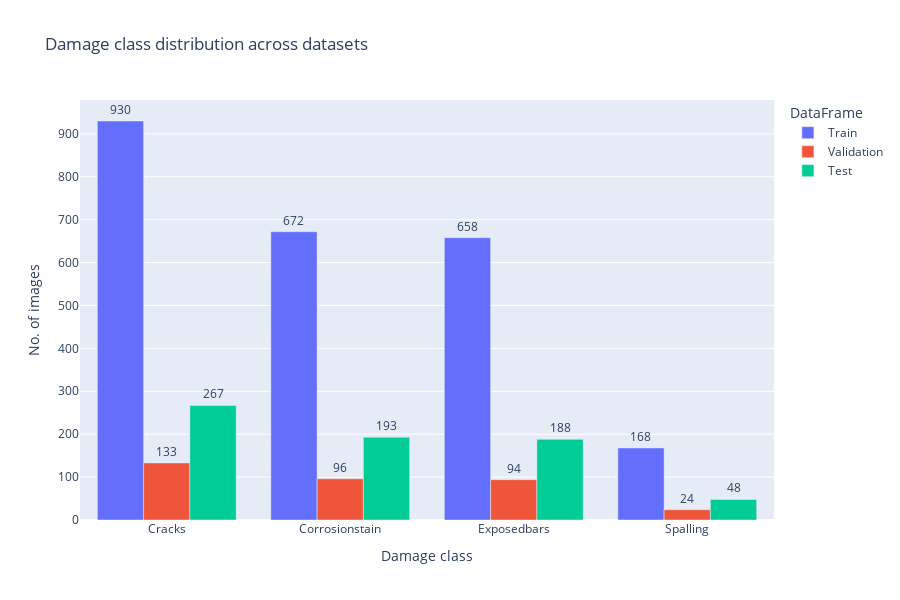

Notebook source saved alongside this figure:
### Markdown cell above
##### Check the class distribution

### Code cell
# Count the occurrences of each label in each DataFrame
train_counts = df_train['Label'].value_counts()
val_counts = df_val['Label'].value_counts()
test_counts = df_test['Label'].value_counts()

# Create a DataFrame to hold the counts
label_counts_df = pd.DataFrame({
    'Label': train_counts.index,
    'Train': train_counts.values,
    'Validation': val_counts.values,
    'Test': test_counts.values
})

# Melt the DataFrame for plotly
label_counts_melted = label_counts_df.melt(id_vars='Label', var_name='DataFrame', value_name='Count')

label_x = 'Damage class'
label_y = 'No. of images'

fig = px.bar(label_counts_melted, 
             height=600,
             x='Label', 
             y='Count', 
             color='DataFrame', 
             barmode='group', 
             title='Damage class distribution across datasets',
             labels={'Label': label_x, 'Count': label_y},
             text='Count')  

fig.update_traces(texttemplate='%{text}', textposition='outside')
fig.update_layout(xaxis_tickangle=0)

fig.show()

### Figure 1 — Plotly figure (JSON) as saved in the notebook; plotly's stock layout.template omitted (floating-point values rounded to 4 significant figures)
{"data": [{"alignmentgroup": "True", "hovertemplate": "DataFrame=Train<br>Damage class=%{x}<br>No. of images=%{text}<extra></extra>", "legendgroup": "Train", "marker": {"color": "#636efa", "pattern": {"shape": ""}}, "name": "Train", "offsetgroup": "Train", "orientation": "v", "showlegend": true, "text": [930, 672, 658, 168], "textposition": "outside", "texttemplate": "%{text}", "type": "bar", "x": ["Cracks", "Corrosionstain", "Exposedbars", "Spalling"], "xaxis": "x", "y": [930, 672, 658, 168], "yaxis": "y"}, {"alignmentgroup": "True", "hovertemplate": "DataFrame=Validation<br>Damage class=%{x}<br>No. of images=%{text}<extra></extra>", "legendgroup": "Validation", "marker": {"color": "#EF553B", "pattern": {"shape": ""}}, "name": "Validation", "offsetgroup": "Validation", "orientation": "v", "showlegend": true, "text": [133, 96, 94, 24], "textposition": "outside", "texttemplate": "%{text}", "type": "bar", "x": ["Cracks", "Corrosionstain", "Exposedbars", "Spalling"], "xaxis": "x", "y": [133, 96, 94, 24], "yaxis": "y"}, {"alignmentgroup": "True", "hovertemplate": "DataFrame=Test<br>Damage class=%{x}<br>No. of images=%{text}<extra></extra>", "legendgroup": "Test", "marker": {"color": "#00cc96", "pattern": {"shape": ""}}, "name": "Test", "offsetgroup": "Test", "orientation": "v", "showlegend": true, "text": [267, 193, 188, 48], "textposition": "outside", "texttemplate": "%{text}", "type": "bar", "x": ["Cracks", "Corrosionstain", "Exposedbars", "Spalling"], "xaxis": "x", "y": [267, 193, 188, 48], "yaxis": "y"}], "layout": {"barmode": "group", "height": 600, "legend": {"title": {"text": "DataFrame"}, "tracegroupgap": 0}, "title": {"text": "Damage class distribution across datasets"}, "xaxis": {"anchor": "y", "domain": [0, 1], "tickangle": 0, "title": {"text": "Damage class"}}, "yaxis": {"anchor": "x", "domain": [0, 1], "title": {"text": "No. of images"}}}}
